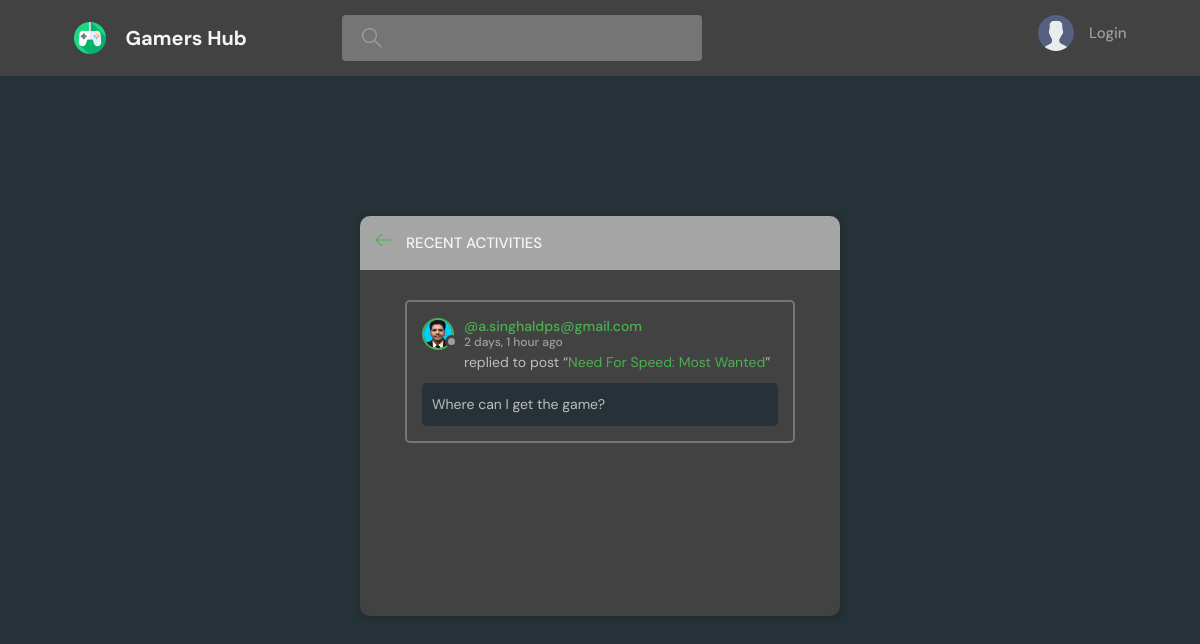
/activity/, run on an earlier commit of the app's database.
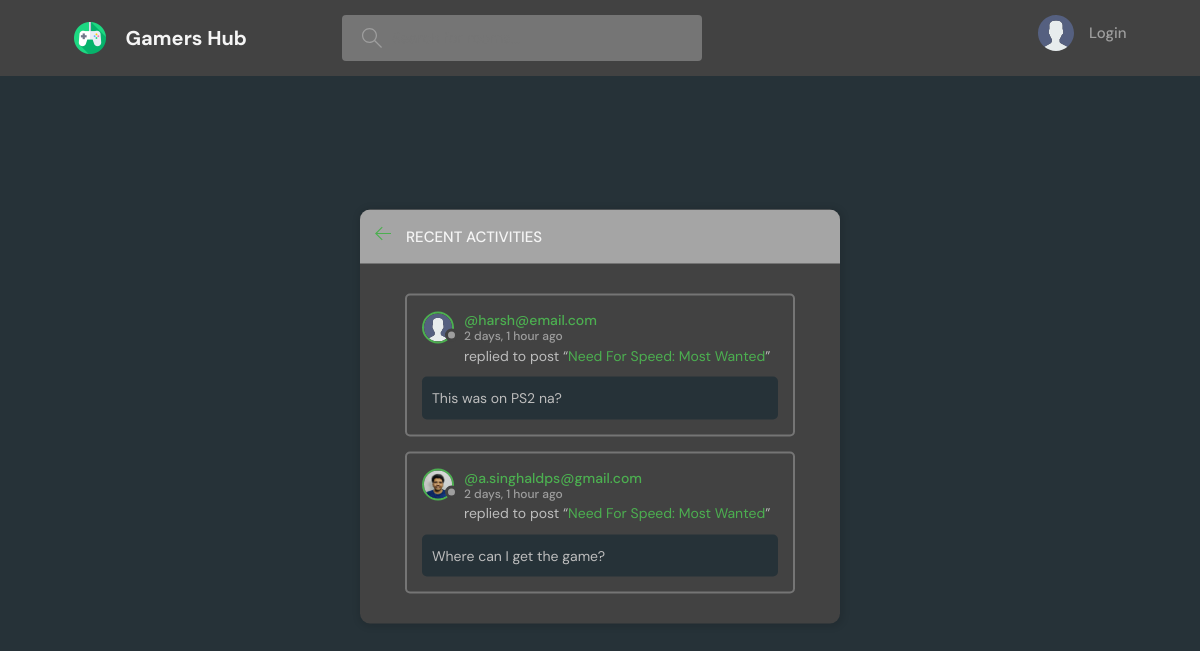
And on a later commit of the database.
### base/models.py (models this page shows)
class Message(models.Model):
    user = models.ForeignKey(User, on_delete=models.CASCADE)
    room = models.ForeignKey(Room, on_delete=models.CASCADE)
    body = models.TextField()
    updated = models.DateTimeField(auto_now=True)
    created = models.DateTimeField(auto_now_add=True)
    class Meta:
        ordering = ['-updated', '-created']
    def __str__(self):
        return self.body[0:50]

class User(AbstractUser):
    name = models.CharField(max_length=200, null=True)
    email = models.EmailField(null=True, unique=True)
    bio = models.TextField(null=True)
    avatar = models.ImageField(null=True, default="avatar.svg")
    USERNAME_FIELD = 'email'
    REQUIRED_FIELDS = []

class Room(models.Model):
    host = models.ForeignKey(User, on_delete=models.SET_NULL, null=True)
    topic = models.ForeignKey(Topic, on_delete=models.SET_NULL, null=True)
    name = models.CharField(max_length=200)
    description = models.TextField(null=True, blank=True)
    participants = models.ManyToManyField(
        User, related_name='participants', blank=True)
    updated = models.DateTimeField(auto_now=True)
    created = models.DateTimeField(auto_now_add=True)
    class Meta:
        ordering = ['-updated', '-created']
    def __str__(self):
        return self.name

### base/views.py (the view)
# urls.py: path('activity/', views.activityPage, name="activity_name"),
def activityPage(request):
    query = request.GET.get('query')
    allMessages=Message.objects.all().order_by('-created')[:5]
    if query:
        allMessages=Message.objects.filter(
            Q(room__topic__name__icontains=query) |
            Q(room__name__icontains=query) |
            Q(user__username__icontains=query) |
            Q(body__icontains=query)).order_by('-created')[:5]
    context={'allMessages':allMessages}
    return render(request, 'base/activity.html', context)

### base/templates/base/activity.html (shortened to what this page needs)
{% extends 'main.html' %}
{% block content %}
<main class="layout">
  <div class="container">
    <div class="layout__box">
      <div class="layout__boxHeader">
        <div class="layout__boxTitle">
          <a href="{% url 'home_name' %}">
            <svg version="1.1" xmlns="http://www.w3.org/2000/svg" width="32" height="32" viewBox="0 0 32 32">
              <title>arrow-left</title>
              <path
                d="M13.723 2.286l-13.723 13.714 13.719 13.714 1.616-1.611-10.96-10.96h27.625v-2.286h-27.625l10.965-10.965-1.616-1.607z"
              ></path>
            </svg>
          </a>
          <h3>Recent Activities</h3>
        </div>
      </div>
      <div class="activities-page layout__body">
        {% for message in allMessages %}
        <div class="activities__box">
            <div class="activities__boxHeader roomListRoom__header">
              <a href="{% url 'userProfile_name' message.user.username %}" class="roomListRoom__author">
                <div class="avatar avatar--small">
                  <img src="{{message.user.avatar.url}}" />
                </div>
                <p>
                  @{{message.user}}
                  <span>{{message.created|timesince}} ago</span>
                </p>
              </a>
            </div>
            <div class="activities__boxContent">
              <p>replied to post “<a href="{% url 'room_name' message.room.id %}">{{message.room}}</a>”</p>
              <div class="activities__boxRoomContent">
                {{message}}
              </div>
            </div>
          </div>
        {% endfor %}
      </div>
    </div>
  </div>
</main>
{% endblock content %}

What changed in the data, as far as the page shows it:
added Message: user.avatar (placeholder picture), user "harsh@email.com", created "2 days, 1 hour", room "Need For Speed: Most Wanted", body "This was on PS2 na?"
changed through a linked row, Message "Where can I get the game?": user.avatar: a different picture
